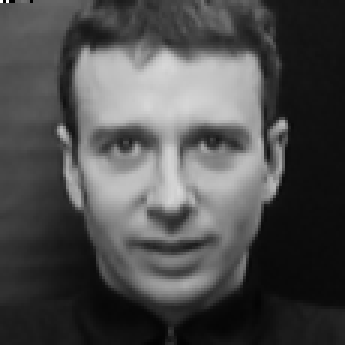
#> input picture data/face/mit/0000_02176.pgm, 115 x 115 px (shown 3 times larger); its folder holds only this picture in this run
$ python scikit_image_driver.py   (older library calls are emulated)
#> lines starting #> are read from the running program, lines starting #| are printed output that depends on the picture
### scripts/test_script_ver_4.py

#this version includes preprocessing of images
#this is the test script to test the performnace of viola jones on our dataset
#we are using opencv cascade classifier to detect faces
#the model is haarcascade_frontalface_default.xml
#the detector is the detectMultiScale function in opencv

#this script is used to test the performance of viola jones on our dataset without any preprocessing

#importing the required libraries


#importing libraries
import cv2

import os ,glob

from os import listdir ,makedirs , walk

from os.path import isfile ,join
import sys
import csv


#making the required paths

model_path = './models/haarcascade_frontalface_default.xml'


#this function is used to calculate the test parameters of the model
#we calculate accuracy ,precision ,recall and f1 score
#time taken to detect the faces
#false positives and false negatives


#this is the gaussian blur function
# [5 lines left out: function gaussian_blur, not called in this run]

#function for positive detection
#the positive image directory has 7 subdirectories of face images

#this function calculate metrics of one dataset of positive images
#path name as parameter
def data_set_evaluate(path , path_output_folder, dict, label ,  parameters_list):
    files = list(filter(lambda f: isfile(join(path, f)), listdir(path)))    #all images in this directory

    number_of_images = len(files)
    dict['total'] = number_of_images


    for image in files:

        try:
            img = cv2.imread(os.path.join(path, image))
            gray_img = cv2.cvtColor(img, cv2.COLOR_BGR2GRAY)
            #grayscale image ready


            #loading the classifier
            classifier = cv2.CascadeClassifier(model_path)
            #detecting the faces

            #preprocessing the image
            #strt time
            start_time = cv2.getTickCount()

            #apply preprocessing
            #preprocessing method
            try:
                if parameters_list[1] != None:
                    pre_processing_method = parameters_list[1]
                    #call pre-processing method
                    gray_img = pre_processing_method(gray_img, parameters_list[2])
            except:
                with open(path_output_folder + 'execution_output.txt', 'a+') as f:
                    f.write("{} is not pre_processed".format(image))

            #end time
            end_time = cv2.getTickCount()
            #calculating the time taken
            time_taken = (end_time - start_time) / cv2.getTickFrequency()
            #time taken to apply preprocessing
            dict['pre_processing_time'].append(time_taken)


            #setting minNeighbors as per label
            if label == 1:
                min_neighbors = 5
            else:
                min_neighbors = 3

            #timing
            start = cv2.getTickCount()
            faces, reject_levels, level_weights = classifier.detectMultiScale3(gray_img, scaleFactor=1.0485258,minNeighbors=min_neighbors, outputRejectLevels=True)
            end = cv2.getTickCount()
            time = (end - start) / cv2.getTickFrequency()
            #time taken to detect the faces
            dict['time'].append(time)

            #getting the number of faces detected
            number_of_faces = len(faces)

            if label == 1:  #it is face image
                if number_of_faces == 0:
                    dict['false_negative'] += 1
                else:
                    dict['correct'] += 1
                    # storing the reject levels and level weights
                    dict['reject_levels'].append(reject_levels[0])
                    dict['level_weights'].append(level_weights[0])
                #if more than 1 face detected
                if number_of_faces > 1:
                    dict['false_positive'] += number_of_faces - 1

            else:         #non_face image
                if number_of_faces == 0:
                    dict['correct'] += 1
                else:
                    dict['false_positive'] += number_of_faces
                    # storing the reject levels and level weights

                    dict['reject_levels'].append(reject_levels[0])
                    dict['level_weights'].append(level_weights[0])


        except:
            # print("{} is not converted".format(image))
            with open(path_output_folder  +'execution_output.txt', 'a+') as f:
                f.write("{} is not converted".format(image))
    return dict


# [8 lines left out: function test_positive_unit, not called in this run]


#label variable has label: 1 for face    and 0 for non face
def probe_all_datasets(path , path_output_folder, parameters_list, label ):
    # getting the names of subdirectories
    data_sets = list(filter(lambda f: os.path.isdir(join(path ,f)), listdir(path)))

    # print(data_sets)

    data_dict = {}
    # data_element_dict = { }
    for data_set in data_sets:
            data_dict[data_set] = {'dataset':data_set,'total': 0 ,'correct':0, 'false_positive': 0 , 'false_negative': 0, 'reject_levels' : [] , 'level_weights' : [], 'time':[]  , 'pre_processing_time':[]  }

    #created a dictionary for each subdirectory
    #applying analysis to each subdirectory
    for data_set in data_sets:
        data_set_path = os.path.join(path , data_set)
        data_dict[data_set] = data_set_evaluate(data_set_path, path_output_folder, data_dict[data_set] , label,parameters_list)

    if label == 1:
        label_name = 'face'
    else:
        label_name = 'non_face'

    #writing the results to a csv file
    with open(path_output_folder + parameters_list[0]+'_'+label_name+'_results.csv', 'w') as csvfile:
        fieldnames = ['dataset','total', 'correct', 'false_positive', 'false_negative', 'reject_levels', 'level_weights', 'time', 'pre_processing_time']
        writer = csv.DictWriter(csvfile, fieldnames=fieldnames)
        writer.writeheader()
        for data_set in data_sets:
            writer.writerow(data_dict[data_set])


#name is a string

def test_evaluation(preprocessing_name ,parameters_list):
    face_path = './data/face/'
    non_face_path = './data/non_face/'

    #making the output directory
    path_output_folder = './output/'+preprocessing_name+'/'
    # making text output file

    try:
        makedirs(path_output_folder)
    except:
        pass

    with open(path_output_folder  +'execution_output.txt', 'a+') as f:
        f.write('\n writing outputs of '+preprocessing_name+'_'+parameters_list[0]+'\n')

    # [9 lines of commented-out code are left out]
    start = cv2.getTickCount()

    #analysis on face images
    probe_all_datasets('./data/face/', path_output_folder,parameters_list, 1)
    #analysis on non face images
    probe_all_datasets('./data/non_face/', path_output_folder  ,parameters_list, 0)

    #end timer
    end = cv2.getTickCount()
    #calculating the time taken
    time = (end - start) / cv2.getTickFrequency()

    with open(path_output_folder + 'execution_output.txt', 'a+') as f:
        f.write('Total time ' + preprocessing_name + parameters_list[0] +' = '+str(time) +'\n')


#be careful in list of parameters
#structure of parameters_list is [parameter_string , pre_processing_method, parameters[]]
#3 elements in parameters list
#string , method , list of parameters
def analysis(preprocessing_name , parameters_list = ['', None]):
    test_evaluation(preprocessing_name , parameters_list)


# [22 lines that do not run on import are left out]

### scripts/scikit_image_algorithms.py
#this contains using scikit image functions

# importing the required libraries
import numpy as np
import matplotlib.pyplot as plt
import numpy as np
import pywt
from scipy.signal import fftconvolve
from skimage import restoration
from skimage import data, img_as_float, img_as_ubyte
from skimage.restoration import denoise_tv_bregman , denoise_tv_chambolle , denoise_wavelet , unwrap_phase , richardson_lucy
from skimage.restoration import estimate_sigma
from skimage.metrics import peak_signal_noise_ratio
from skimage.util import random_noise
from skimage.exposure import rescale_intensity
from skimage import data, img_as_float, color, exposure
import cv2


# [14 lines of commented-out code are left out]


# [189 lines left out: functions tv_bregman, tv_chambolle, wavelet, phase_unwrapping, not called in this run]


#richardson_lucy_deconvolution
def matlab_style_gauss2D(shape=(3,3),sigma=0.5):
    """
    2D gaussian mask - should give the same result as MATLAB's
    fspecial('gaussian',[shape],[sigma])
    """
    m,n = [(ss-1.)/2. for ss in shape]
    y,x = np.ogrid[-m:m+1,-n:n+1]
    h = np.exp( -(x*x + y*y) / (2.*sigma*sigma) )
    h[ h < np.finfo(h.dtype).eps*h.max() ] = 0
    sumh = h.sum()
    if sumh != 0:
        h /= sumh
    return h

def bda(img, list_of_parameters=[]):
    # print(list_of_parameters)

    psf = matlab_style_gauss2D(shape=(5,5),sigma=7)

    """

    """
    # converting opencv image to skimage image
    # check if image is grayscale or color
    if len(img.shape) == 3:
        img = img[:, :, ::-1]  # BGR to RGB
        # channel_axis = -1
        multichannel = True
    else:
        multichannel = False

    # converting image to float
    img = img_as_float(img)

    # [9 lines of commented-out code are left out]
    img_denoised = img.copy()
    if multichannel:
        img_denoised[0] = restoration.richardson_lucy(img[0], psf, 25)
        img_denoised[1] = restoration.richardson_lucy(img[1], psf, 25)
        img_denoised[2] = restoration.richardson_lucy(img[2], psf, 25)
    else:
        img_denoised = restoration.richardson_lucy(img, psf, 25)

    # img_denoised = np.nan_to_num(img_denoised)

    # img_denoised = rescale_intensity(img_denoised, out_range=(-1, 1))

    # img_denoised.replace(np.inf , 0 , inplace=True)
    # convert skimage image to opencv image
    if len(img.shape) == 3:
        img_denoised = img_denoised[:, :, ::-1]

    # [13 lines of commented-out code are left out]

    img_denoised = img_as_ubyte(img_denoised)
    return img_denoised


#
# # #
# [25 lines left out: function testing, not called in this run]


# [2 lines that do not run on import are left out]

### scikit_image_driver.py


from scripts.test_script_ver_4 import *
from scripts.scikit_image_algorithms import tv_bregman , tv_chambolle , wavelet , bda


# [73 lines left out: functions driver_tv_bregman, driver_tv_chambolle, driver_wavelet, not called in this run]


def driver_bda():
    # making preprocessing_name string
    preprocessing_name = "BDA"

    # method as function name
    method = bda
    # making initial list
    parameters_list = ['', method, []]


    parameters_string = ''
    parameters_list[0] = parameters_string
    parameters_list[2] = []
    analysis(preprocessing_name, parameters_list)
#> in data_set_evaluate, img is the input picture: shape (115, 115, 3); min 0, max 255, mean 77.5
#> in bda, `img_denoised = restoration.richardson_lucy(img, psf, 25)`:
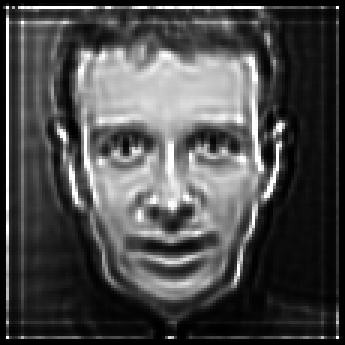
#> img_denoised: shape (115, 115) float64 (shown 3 times larger); min 6.75e-09, max 1, mean 0.299
#> in data_set_evaluate, `faces, reject_levels, level_weights = classifier.detectMultiScale3(gra..`: faces = [[15, 17, 84, 84]]; reject_levels = [25]; level_weights = [9.63]
#> in data_set_evaluate, `number_of_faces = len(faces)`: number_of_faces = 1


if __name__ == '__main__':
#> (the run stopped early here; a loop or call above may not have finished)
